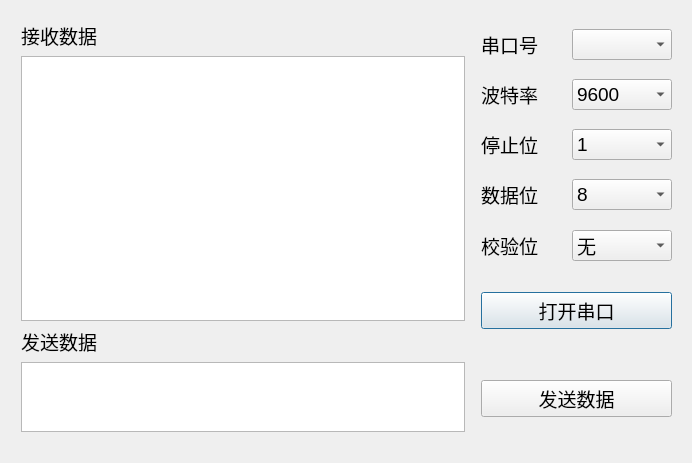
<?xml version="1.0" encoding="UTF-8"?>
<ui version="4.0">
 <class>Dialog</class>
 <widget class="QDialog" name="Dialog">
  <property name="geometry">
   <rect>
    <x>0</x>
    <y>0</y>
    <width>692</width>
    <height>463</height>
   </rect>
  </property>
  <property name="sizePolicy">
   <sizepolicy hsizetype="Ignored" vsizetype="Ignored">
    <horstretch>0</horstretch>
    <verstretch>0</verstretch>
   </sizepolicy>
  </property>
  <property name="windowTitle">
   <string>上位机</string>
  </property>
  <widget class="QWidget" name="layoutWidget">
   <property name="geometry">
    <rect>
     <x>21</x>
     <y>21</y>
     <width>651</width>
     <height>411</height>
    </rect>
   </property>
   <layout class="QGridLayout" name="gridLayout" columnstretch="8,0,0">
    <item row="0" column="2">
     <layout class="QVBoxLayout" name="verticalLayout_2">
      <item>
       <spacer name="verticalSpacer">
        <property name="orientation">
         <enum>Qt::Vertical</enum>
        </property>
        <property name="sizeHint" stdset="0">
         <size>
          <width>13</width>
          <height>13</height>
         </size>
        </property>
       </spacer>
      </item>
      <item>
       <layout class="QHBoxLayout" name="horizontalLayout">
        <item>
         <widget class="QLabel" name="label">
          <property name="sizePolicy">
           <sizepolicy hsizetype="Preferred" vsizetype="Preferred">
            <horstretch>1</horstretch>
            <verstretch>0</verstretch>
           </sizepolicy>
          </property>
          <property name="font">
           <font>
            <pointsize>14</pointsize>
           </font>
          </property>
          <property name="text">
           <string>串口号</string>
          </property>
         </widget>
        </item>
        <item>
         <spacer name="horizontalSpacer">
          <property name="orientation">
           <enum>Qt::Horizontal</enum>
          </property>
          <property name="sizeHint" stdset="0">
           <size>
            <width>28</width>
            <height>20</height>
           </size>
          </property>
         </spacer>
        </item>
        <item>
         <widget class="QComboBox" name="CboxSerialPort">
          <property name="sizePolicy">
           <sizepolicy hsizetype="Preferred" vsizetype="Fixed">
            <horstretch>4</horstretch>
            <verstretch>0</verstretch>
           </sizepolicy>
          </property>
          <property name="font">
           <font>
            <pointsize>14</pointsize>
           </font>
          </property>
         </widget>
        </item>
       </layout>
      </item>
      <item>
       <spacer name="verticalSpacer_2">
        <property name="orientation">
         <enum>Qt::Vertical</enum>
        </property>
        <property name="sizeHint" stdset="0">
         <size>
          <width>20</width>
          <height>18</height>
         </size>
        </property>
       </spacer>
      </item>
      <item>
       <layout class="QHBoxLayout" name="horizontalLayout_2">
        <item>
         <widget class="QLabel" name="label_5">
          <property name="sizePolicy">
           <sizepolicy hsizetype="Preferred" vsizetype="Preferred">
            <horstretch>1</horstretch>
            <verstretch>0</verstretch>
           </sizepolicy>
          </property>
          <property name="font">
           <font>
            <pointsize>14</pointsize>
           </font>
          </property>
          <property name="text">
           <string>波特率</string>
          </property>
         </widget>
        </item>
        <item>
         <spacer name="horizontalSpacer_2">
          <property name="orientation">
           <enum>Qt::Horizontal</enum>
          </property>
          <property name="sizeHint" stdset="0">
           <size>
            <width>28</width>
            <height>20</height>
           </size>
          </property>
         </spacer>
        </item>
        <item>
         <widget class="QComboBox" name="CboxBaudRate">
          <property name="sizePolicy">
           <sizepolicy hsizetype="Preferred" vsizetype="Fixed">
            <horstretch>4</horstretch>
            <verstretch>0</verstretch>
           </sizepolicy>
          </property>
          <property name="font">
           <font>
            <pointsize>14</pointsize>
           </font>
          </property>
          <item>
           <property name="text">
            <string>9600</string>
           </property>
          </item>
          <item>
           <property name="text">
            <string>19200</string>
           </property>
          </item>
          <item>
           <property name="text">
            <string>115200</string>
           </property>
          </item>
         </widget>
        </item>
       </layout>
      </item>
      <item>
       <spacer name="verticalSpacer_3">
        <property name="orientation">
         <enum>Qt::Vertical</enum>
        </property>
        <property name="sizeHint" stdset="0">
         <size>
          <width>20</width>
          <height>18</height>
         </size>
        </property>
       </spacer>
      </item>
      <item>
       <layout class="QHBoxLayout" name="horizontalLayout_3">
        <item>
         <widget class="QLabel" name="label_2">
          <property name="sizePolicy">
           <sizepolicy hsizetype="Preferred" vsizetype="Preferred">
            <horstretch>1</horstretch>
            <verstretch>0</verstretch>
           </sizepolicy>
          </property>
          <property name="font">
           <font>
            <pointsize>14</pointsize>
           </font>
          </property>
          <property name="text">
           <string>停止位</string>
          </property>
         </widget>
        </item>
        <item>
         <spacer name="horizontalSpacer_3">
          <property name="orientation">
           <enum>Qt::Horizontal</enum>
          </property>
          <property name="sizeHint" stdset="0">
           <size>
            <width>28</width>
            <height>20</height>
           </size>
          </property>
         </spacer>
        </item>
        <item>
         <widget class="QComboBox" name="CboxStopBits">
          <property name="sizePolicy">
           <sizepolicy hsizetype="Preferred" vsizetype="Fixed">
            <horstretch>4</horstretch>
            <verstretch>0</verstretch>
           </sizepolicy>
          </property>
          <property name="font">
           <font>
            <pointsize>14</pointsize>
           </font>
          </property>
          <item>
           <property name="text">
            <string>1</string>
           </property>
          </item>
          <item>
           <property name="text">
            <string>1.5</string>
           </property>
          </item>
          <item>
           <property name="text">
            <string>2</string>
           </property>
          </item>
         </widget>
        </item>
       </layout>
      </item>
      <item>
       <spacer name="verticalSpacer_4">
        <property name="orientation">
         <enum>Qt::Vertical</enum>
        </property>
        <property name="sizeHint" stdset="0">
         <size>
          <width>20</width>
          <height>18</height>
         </size>
        </property>
       </spacer>
      </item>
      <item>
       <layout class="QHBoxLayout" name="horizontalLayout_4">
        <item>
         <widget class="QLabel" name="label_3">
          <property name="sizePolicy">
           <sizepolicy hsizetype="Preferred" vsizetype="Preferred">
            <horstretch>1</horstretch>
            <verstretch>0</verstretch>
           </sizepolicy>
          </property>
          <property name="font">
           <font>
            <pointsize>14</pointsize>
           </font>
          </property>
          <property name="text">
           <string>数据位</string>
          </property>
         </widget>
        </item>
        <item>
         <spacer name="horizontalSpacer_4">
          <property name="orientation">
           <enum>Qt::Horizontal</enum>
          </property>
          <property name="sizeHint" stdset="0">
           <size>
            <width>28</width>
            <height>20</height>
           </size>
          </property>
         </spacer>
        </item>
        <item>
         <widget class="QComboBox" name="CboxDataBits">
          <property name="sizePolicy">
           <sizepolicy hsizetype="Preferred" vsizetype="Fixed">
            <horstretch>4</horstretch>
            <verstretch>0</verstretch>
           </sizepolicy>
          </property>
          <property name="font">
           <font>
            <pointsize>14</pointsize>
           </font>
          </property>
          <item>
           <property name="text">
            <string>8</string>
           </property>
          </item>
          <item>
           <property name="text">
            <string>7</string>
           </property>
          </item>
          <item>
           <property name="text">
            <string>6</string>
           </property>
          </item>
          <item>
           <property name="text">
            <string>5</string>
           </property>
          </item>
         </widget>
        </item>
       </layout>
      </item>
      <item>
       <spacer name="verticalSpacer_5">
        <property name="orientation">
         <enum>Qt::Vertical</enum>
        </property>
        <property name="sizeHint" stdset="0">
         <size>
          <width>20</width>
          <height>18</height>
         </size>
        </property>
       </spacer>
      </item>
      <item>
       <layout class="QHBoxLayout" name="horizontalLayout_5">
        <item>
         <widget class="QLabel" name="label_4">
          <property name="sizePolicy">
           <sizepolicy hsizetype="Preferred" vsizetype="Preferred">
            <horstretch>1</horstretch>
            <verstretch>0</verstretch>
           </sizepolicy>
          </property>
          <property name="font">
           <font>
            <pointsize>14</pointsize>
           </font>
          </property>
          <property name="text">
           <string>校验位</string>
          </property>
         </widget>
        </item>
        <item>
         <spacer name="horizontalSpacer_5">
          <property name="orientation">
           <enum>Qt::Horizontal</enum>
          </property>
          <property name="sizeHint" stdset="0">
           <size>
            <width>28</width>
            <height>20</height>
           </size>
          </property>
         </spacer>
        </item>
        <item>
         <widget class="QComboBox" name="CboxParity">
          <property name="sizePolicy">
           <sizepolicy hsizetype="Preferred" vsizetype="Fixed">
            <horstretch>4</horstretch>
            <verstretch>0</verstretch>
           </sizepolicy>
          </property>
          <property name="font">
           <font>
            <pointsize>14</pointsize>
           </font>
          </property>
          <item>
           <property name="text">
            <string>无</string>
           </property>
          </item>
          <item>
           <property name="text">
            <string>奇校验</string>
           </property>
          </item>
          <item>
           <property name="text">
            <string>偶校验</string>
           </property>
          </item>
         </widget>
        </item>
       </layout>
      </item>
      <item>
       <spacer name="verticalSpacer_6">
        <property name="orientation">
         <enum>Qt::Vertical</enum>
        </property>
        <property name="sizeHint" stdset="0">
         <size>
          <width>20</width>
          <height>30</height>
         </size>
        </property>
       </spacer>
      </item>
      <item>
       <widget class="QPushButton" name="BtnOpenSerial">
        <property name="font">
         <font>
          <pointsize>14</pointsize>
         </font>
        </property>
        <property name="text">
         <string>打开串口</string>
        </property>
       </widget>
      </item>
      <item>
       <spacer name="verticalSpacer_7">
        <property name="orientation">
         <enum>Qt::Vertical</enum>
        </property>
        <property name="sizeHint" stdset="0">
         <size>
          <width>20</width>
          <height>50</height>
         </size>
        </property>
       </spacer>
      </item>
      <item>
       <widget class="QPushButton" name="BtnSendData">
        <property name="font">
         <font>
          <pointsize>14</pointsize>
         </font>
        </property>
        <property name="text">
         <string>发送数据</string>
        </property>
       </widget>
      </item>
      <item>
       <spacer name="verticalSpacer_8">
        <property name="orientation">
         <enum>Qt::Vertical</enum>
        </property>
        <property name="sizeHint" stdset="0">
         <size>
          <width>20</width>
          <height>20</height>
         </size>
        </property>
       </spacer>
      </item>
     </layout>
    </item>
    <item row="0" column="0">
     <layout class="QVBoxLayout" name="verticalLayout" stretch="0,10,0,2">
      <item>
       <widget class="QLabel" name="label_6">
        <property name="font">
         <font>
          <pointsize>14</pointsize>
         </font>
        </property>
        <property name="text">
         <string>接收数据</string>
        </property>
       </widget>
      </item>
      <item>
       <widget class="QTextBrowser" name="textBrowser">
        <property name="sizePolicy">
         <sizepolicy hsizetype="Expanding" vsizetype="Expanding">
          <horstretch>0</horstretch>
          <verstretch>6</verstretch>
         </sizepolicy>
        </property>
        <property name="font">
         <font>
          <pointsize>14</pointsize>
         </font>
        </property>
       </widget>
      </item>
      <item>
       <widget class="QLabel" name="label_7">
        <property name="font">
         <font>
          <pointsize>14</pointsize>
         </font>
        </property>
        <property name="text">
         <string>发送数据</string>
        </property>
       </widget>
      </item>
      <item>
       <widget class="QTextEdit" name="textEdit">
        <property name="sizePolicy">
         <sizepolicy hsizetype="Expanding" vsizetype="Expanding">
          <horstretch>0</horstretch>
          <verstretch>1</verstretch>
         </sizepolicy>
        </property>
        <property name="font">
         <font>
          <pointsize>14</pointsize>
         </font>
        </property>
       </widget>
      </item>
     </layout>
    </item>
    <item row="0" column="1">
     <spacer name="horizontalSpacer_6">
      <property name="orientation">
       <enum>Qt::Horizontal</enum>
      </property>
      <property name="sizeHint" stdset="0">
       <size>
        <width>10</width>
        <height>20</height>
       </size>
      </property>
     </spacer>
    </item>
   </layout>
  </widget>
 </widget>
 <resources/>
 <connections/>
</ui>
